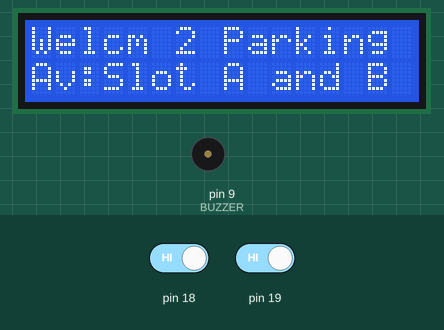
This sketch was run on a simulated Arduino Uno, built with avr-gcc and run on an emulated ATmega328P. On the bench: 16×2 character LCD, buzzer (waves = sounding, pin HIGH). Inputs (shaded band) come from the test bench; at power-on: pin 18 HIGH, pin 19 HIGH. What the sketch prints to the serial monitor is not drawn.

Above: at 1.2 s.
1.3 s: pin 18 driven LOW
At 2.1 s:
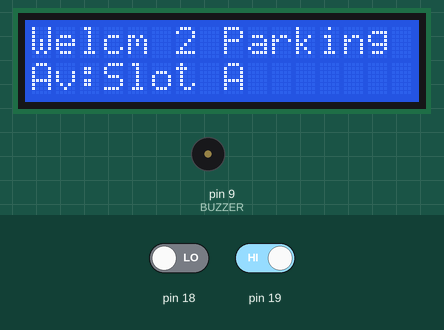
3.2 s: pin 19 driven LOW
At 4.0 s:
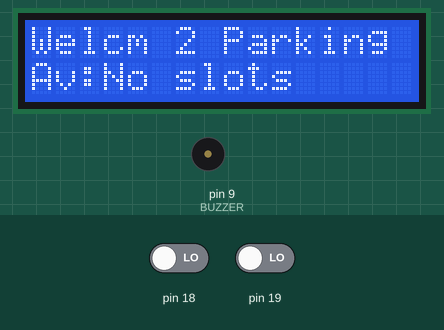
4.7 s: pin 18 driven HIGH
At 6.0 s:
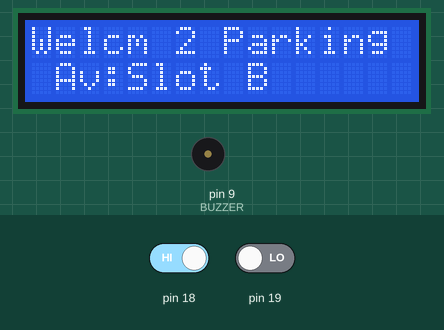
6.3 s: pin 19 driven HIGH
At 6.7 s:
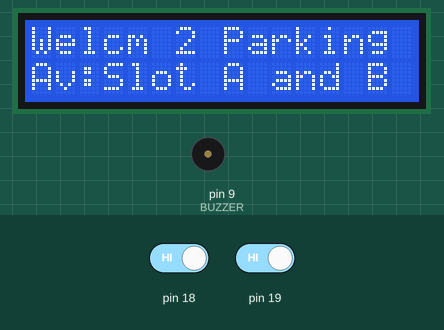
Timing chart, 0 to 8.8 s (numbered marks = the images above; inputs shaded):
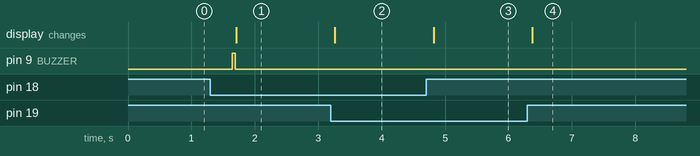

The sketch:

project_parking.ino
```cpp
#include <LiquidCrystal.h>
#include <LiquidCrystal_I2C.h>// You may also need to include the Wire library
#include <Adafruit_I2CDevice.h>

Adafruit_I2CDevice i2c_dev = Adafruit_I2CDevice(0x10);


#define IR_SENSOR_A 18
#define IR_SENSOR_B 19


LiquidCrystal_I2C lcd(0x27,16,2);  // set the LCD address to 0x27 for a 16 chars and 2 line display
#define BUZZER 9

int flag=0;
void setup()
{
  Serial.begin(115200);
  flag=0;
  lcd.begin();                      // initialize the lcd
  pinMode(BUZZER,OUTPUT);
  lcd.backlight();
  pinMode(18,INPUT);
  pinMode(19,INPUT);

  lcd.clear();

 lcd.clear();
  lcd.setCursor(0,0);
  lcd.print("Welcm 2 Parking mall");
}

void loop()
{
  int p1=digitalRead(18);
  int p2=digitalRead(19);

  String msg="";

  lcd.setCursor(0,1);

  if( p1==0 && p2==0 )
  {
  msg="Av:No slots        ";
  }
  else if( p1==1 && p2==0)
  {
    msg=" Av:Slot B         ";

    if( flag==0){
    digitalWrite(BUZZER,HIGH);
    delay(50);
    digitalWrite(BUZZER,LOW);
    flag=1;}
  }

  else if( p1==0 && p2==1){
  msg="Av:Slot A         ";

  if(flag==0){
  digitalWrite(BUZZER,HIGH);
  delay(50);
  digitalWrite(BUZZER,LOW);
  flag=1;
  }
  }
  else if( p1==1 && p2==1 ){
  msg="Av:Slot A and B   ";
  flag=0;
  }

  Serial.println(msg);
 lcd.print(msg);
  Serial.println(p1,p2);
  delay(500);
}
```

Measured:
- after the input at 1.3 s, pin 9 (BUZZER): LOW → HIGH after 0.34 s, → LOW 0.05 s later; the display: changes after 0.41 s (image 1)
- after the input at 3.2 s, the display: changes after 0.06 s (image 2)
- after the input at 4.7 s, the display: changes after 0.12 s (image 3)
- after the input at 6.3 s, the display: changes after 0.07 s (image 4)
